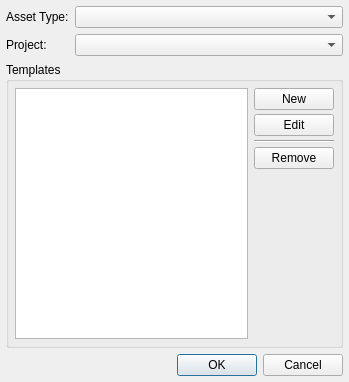
<ui version="4.0" >
 <author></author>
 <comment></comment>
 <exportmacro></exportmacro>
 <class>AssetTemplatesDialogUI</class>
 <widget class="QDialog" name="AssetTemplatesDialogUI" >
  <property name="geometry" >
   <rect>
    <x>0</x>
    <y>0</y>
    <width>349</width>
    <height>382</height>
   </rect>
  </property>
  <property name="windowTitle" >
   <string>Asset Templates</string>
  </property>
  <layout class="QVBoxLayout" >
   <property name="margin" >
    <number>6</number>
   </property>
   <property name="spacing" >
    <number>6</number>
   </property>
   <item>
    <layout class="QGridLayout" >
     <property name="margin" >
      <number>0</number>
     </property>
     <property name="spacing" >
      <number>6</number>
     </property>
     <item row="1" column="0" >
      <widget class="QLabel" name="label_2" >
       <property name="text" >
        <string>Project:</string>
       </property>
      </widget>
     </item>
     <item row="0" column="0" >
      <widget class="QLabel" name="label" >
       <property name="text" >
        <string>Asset Type:</string>
       </property>
      </widget>
     </item>
     <item row="0" column="1" >
      <widget class="RecordCombo" name="mTypeCombo" >
       <property name="sizePolicy" >
        <sizepolicy>
         <hsizetype>3</hsizetype>
         <vsizetype>5</vsizetype>
         <horstretch>0</horstretch>
         <verstretch>0</verstretch>
        </sizepolicy>
       </property>
      </widget>
     </item>
     <item row="1" column="1" >
      <widget class="RecordCombo" name="mProjectCombo" >
       <property name="sizePolicy" >
        <sizepolicy>
         <hsizetype>3</hsizetype>
         <vsizetype>5</vsizetype>
         <horstretch>0</horstretch>
         <verstretch>0</verstretch>
        </sizepolicy>
       </property>
      </widget>
     </item>
    </layout>
   </item>
   <item>
    <widget class="QGroupBox" name="groupBox" >
     <property name="title" >
      <string>Templates</string>
     </property>
     <layout class="QHBoxLayout" >
      <property name="margin" >
       <number>6</number>
      </property>
      <property name="spacing" >
       <number>6</number>
      </property>
      <item>
       <widget class="RecordListView" name="mTemplateList" >
        <property name="alternatingRowColors" >
         <bool>true</bool>
        </property>
       </widget>
      </item>
      <item>
       <layout class="QVBoxLayout" >
        <property name="margin" >
         <number>0</number>
        </property>
        <property name="spacing" >
         <number>4</number>
        </property>
        <item>
         <widget class="QPushButton" name="mAddButton" >
          <property name="text" >
           <string>New</string>
          </property>
         </widget>
        </item>
        <item>
         <widget class="QPushButton" name="mEditButton" >
          <property name="text" >
           <string>Edit</string>
          </property>
         </widget>
        </item>
        <item>
         <widget class="Line" name="line" >
          <property name="orientation" >
           <enum>Qt::Horizontal</enum>
          </property>
         </widget>
        </item>
        <item>
         <widget class="QPushButton" name="mRemoveButton" >
          <property name="text" >
           <string>Remove</string>
          </property>
         </widget>
        </item>
        <item>
         <spacer>
          <property name="orientation" >
           <enum>Qt::Vertical</enum>
          </property>
          <property name="sizeHint" >
           <size>
            <width>20</width>
            <height>121</height>
           </size>
          </property>
         </spacer>
        </item>
       </layout>
      </item>
     </layout>
    </widget>
   </item>
   <item>
    <layout class="QHBoxLayout" >
     <property name="margin" >
      <number>0</number>
     </property>
     <property name="spacing" >
      <number>6</number>
     </property>
     <item>
      <spacer>
       <property name="orientation" >
        <enum>Qt::Horizontal</enum>
       </property>
       <property name="sizeHint" >
        <size>
         <width>131</width>
         <height>18</height>
        </size>
       </property>
      </spacer>
     </item>
     <item>
      <widget class="QPushButton" name="mOKButton" >
       <property name="text" >
        <string>OK</string>
       </property>
       <property name="default" >
        <bool>true</bool>
       </property>
      </widget>
     </item>
     <item>
      <widget class="QPushButton" name="mCancelButton" >
       <property name="text" >
        <string>Cancel</string>
       </property>
      </widget>
     </item>
    </layout>
   </item>
  </layout>
 </widget>
 <customwidgets>
  <customwidget>
   <class>RecordCombo</class>
   <extends>QComboBox</extends>
   <header>recordcombo.h</header>
   <container>0</container>
   <pixmap></pixmap>
  </customwidget>
  <customwidget>
   <class>RecordListView</class>
   <extends>QListView</extends>
   <header>recordlistview.h</header>
   <container>0</container>
   <pixmap></pixmap>
  </customwidget>
 </customwidgets>
 <tabstops>
  <tabstop>mTypeCombo</tabstop>
  <tabstop>mProjectCombo</tabstop>
  <tabstop>mEditButton</tabstop>
  <tabstop>mAddButton</tabstop>
  <tabstop>mRemoveButton</tabstop>
  <tabstop>mOKButton</tabstop>
  <tabstop>mCancelButton</tabstop>
 </tabstops>
 <resources/>
 <connections>
  <connection>
   <sender>mOKButton</sender>
   <signal>clicked()</signal>
   <receiver>AssetTemplatesDialogUI</receiver>
   <slot>accept()</slot>
   <hints>
    <hint type="sourcelabel" >
     <x>278</x>
     <y>253</y>
    </hint>
    <hint type="destinationlabel" >
     <x>96</x>
     <y>254</y>
    </hint>
   </hints>
  </connection>
  <connection>
   <sender>mCancelButton</sender>
   <signal>clicked()</signal>
   <receiver>AssetTemplatesDialogUI</receiver>
   <slot>reject()</slot>
   <hints>
    <hint type="sourcelabel" >
     <x>369</x>
     <y>253</y>
    </hint>
    <hint type="destinationlabel" >
     <x>179</x>
     <y>282</y>
    </hint>
   </hints>
  </connection>
 </connections>
</ui>
